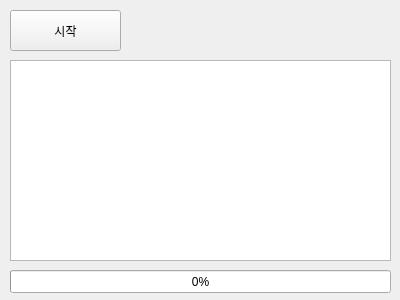
<?xml version="1.0" encoding="UTF-8"?>
<ui version="4.0">
 <class>Form</class>
 <widget class="QWidget" name="Form">
  <property name="geometry">
   <rect>
    <x>0</x>
    <y>0</y>
    <width>400</width>
    <height>300</height>
   </rect>
  </property>
  <property name="minimumSize">
   <size>
    <width>400</width>
    <height>300</height>
   </size>
  </property>
  <property name="windowTitle">
   <string>Form</string>
  </property>
  <widget class="QPushButton" name="btnStart">
   <property name="geometry">
    <rect>
     <x>10</x>
     <y>10</y>
     <width>111</width>
     <height>41</height>
    </rect>
   </property>
   <property name="text">
    <string>시작</string>
   </property>
  </widget>
  <widget class="QTextBrowser" name="txbLog">
   <property name="geometry">
    <rect>
     <x>10</x>
     <y>60</y>
     <width>381</width>
     <height>201</height>
    </rect>
   </property>
  </widget>
  <widget class="QProgressBar" name="pgbTask">
   <property name="geometry">
    <rect>
     <x>10</x>
     <y>270</y>
     <width>381</width>
     <height>23</height>
    </rect>
   </property>
   <property name="value">
    <number>0</number>
   </property>
  </widget>
 </widget>
 <resources/>
 <connections/>
</ui>
